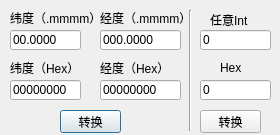
<?xml version="1.0" encoding="UTF-8"?>
<ui version="4.0">
 <class>Dialog</class>
 <widget class="QDialog" name="Dialog">
  <property name="geometry">
   <rect>
    <x>0</x>
    <y>0</y>
    <width>280</width>
    <height>135</height>
   </rect>
  </property>
  <property name="windowTitle">
   <string>经纬度进制转换</string>
  </property>
  <property name="windowIcon">
   <iconset resource="winico.qrc">
    <normaloff>:/img/image2.png</normaloff>:/img/image2.png</iconset>
  </property>
  <property name="styleSheet">
   <string notr="true"/>
  </property>
  <widget class="QLineEdit" name="slat">
   <property name="geometry">
    <rect>
     <x>10</x>
     <y>30</y>
     <width>71</width>
     <height>20</height>
    </rect>
   </property>
   <property name="text">
    <string>00.0000</string>
   </property>
  </widget>
  <widget class="QLabel" name="label_12">
   <property name="geometry">
    <rect>
     <x>10</x>
     <y>10</y>
     <width>101</width>
     <height>16</height>
    </rect>
   </property>
   <property name="text">
    <string>纬度（.mmmm）</string>
   </property>
  </widget>
  <widget class="QLabel" name="label_13">
   <property name="geometry">
    <rect>
     <x>100</x>
     <y>10</y>
     <width>101</width>
     <height>16</height>
    </rect>
   </property>
   <property name="text">
    <string>经度（.mmmm）</string>
   </property>
  </widget>
  <widget class="QLineEdit" name="slon">
   <property name="geometry">
    <rect>
     <x>100</x>
     <y>30</y>
     <width>81</width>
     <height>20</height>
    </rect>
   </property>
   <property name="text">
    <string>000.0000</string>
   </property>
  </widget>
  <widget class="QLabel" name="label_14">
   <property name="geometry">
    <rect>
     <x>10</x>
     <y>60</y>
     <width>61</width>
     <height>16</height>
    </rect>
   </property>
   <property name="text">
    <string>纬度（Hex）</string>
   </property>
  </widget>
  <widget class="QLabel" name="label_15">
   <property name="geometry">
    <rect>
     <x>100</x>
     <y>60</y>
     <width>61</width>
     <height>16</height>
    </rect>
   </property>
   <property name="text">
    <string>经度（Hex）</string>
   </property>
  </widget>
  <widget class="QLineEdit" name="nlat">
   <property name="geometry">
    <rect>
     <x>10</x>
     <y>80</y>
     <width>71</width>
     <height>20</height>
    </rect>
   </property>
   <property name="text">
    <string>00000000</string>
   </property>
  </widget>
  <widget class="QLineEdit" name="nlon">
   <property name="geometry">
    <rect>
     <x>100</x>
     <y>80</y>
     <width>81</width>
     <height>20</height>
    </rect>
   </property>
   <property name="text">
    <string>00000000</string>
   </property>
  </widget>
  <widget class="QPushButton" name="caculate">
   <property name="geometry">
    <rect>
     <x>60</x>
     <y>110</y>
     <width>61</width>
     <height>23</height>
    </rect>
   </property>
   <property name="text">
    <string>转换</string>
   </property>
  </widget>
  <widget class="QLabel" name="label_16">
   <property name="geometry">
    <rect>
     <x>210</x>
     <y>10</y>
     <width>51</width>
     <height>20</height>
    </rect>
   </property>
   <property name="text">
    <string>任意Int</string>
   </property>
  </widget>
  <widget class="QLineEdit" name="intnum">
   <property name="geometry">
    <rect>
     <x>200</x>
     <y>30</y>
     <width>71</width>
     <height>20</height>
    </rect>
   </property>
   <property name="text">
    <string>0</string>
   </property>
  </widget>
  <widget class="QLabel" name="label_17">
   <property name="geometry">
    <rect>
     <x>220</x>
     <y>60</y>
     <width>21</width>
     <height>16</height>
    </rect>
   </property>
   <property name="text">
    <string>Hex</string>
   </property>
  </widget>
  <widget class="QLineEdit" name="hexnum">
   <property name="geometry">
    <rect>
     <x>200</x>
     <y>80</y>
     <width>71</width>
     <height>20</height>
    </rect>
   </property>
   <property name="text">
    <string>0</string>
   </property>
  </widget>
  <widget class="QPushButton" name="caculate_i2h">
   <property name="geometry">
    <rect>
     <x>200</x>
     <y>110</y>
     <width>61</width>
     <height>23</height>
    </rect>
   </property>
   <property name="text">
    <string>转换</string>
   </property>
  </widget>
  <widget class="Line" name="line">
   <property name="geometry">
    <rect>
     <x>180</x>
     <y>10</y>
     <width>20</width>
     <height>121</height>
    </rect>
   </property>
   <property name="orientation">
    <enum>Qt::Vertical</enum>
   </property>
  </widget>
 </widget>
 <resources>
  <include location="winico.qrc"/>
 </resources>
 <connections/>
</ui>
